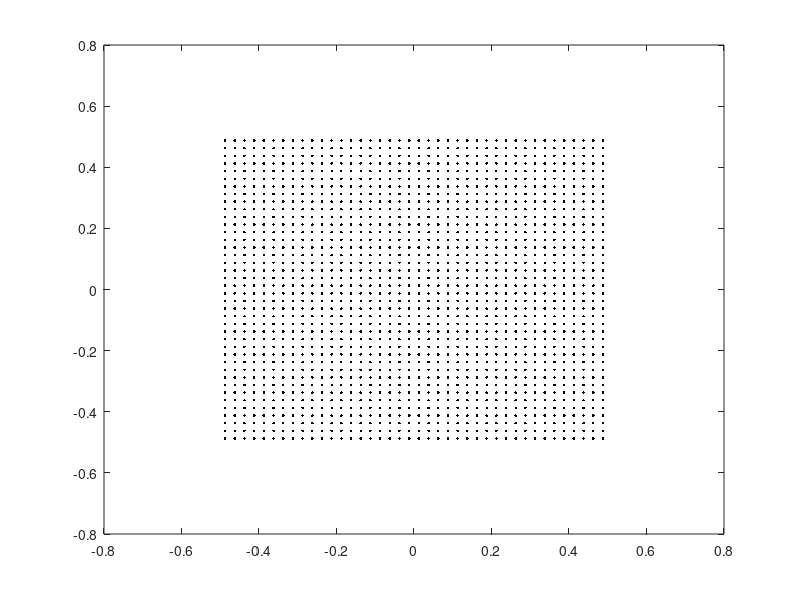

Here is the MATLAB script that generated this plot: (Note: this script raises an error after producing the figure.)
clc
clear all
close all
% Computation Time
% Vectorial
% Time Dependent
% Non Linear
% SOR/ Jacobi
% Residual
dominio_x = [-.5, .5];
dominio_y = [-.5, .5];
n_nodes_x = 40;
n_nodes_y = 40;

dx = (dominio_x(2) - dominio_x(1) ) / n_nodes_x;
dy = (dominio_y(2) - dominio_y(1) ) / n_nodes_y;

centro_x = (dominio_x(1)+dx/2) : dx : (dominio_x(2)-dx/2);
centro_y = (dominio_y(1)+dy/2) : dy : (dominio_y(2)-dy/2);

[x_nodes, y_nodes] = meshgrid(centro_x, centro_y);

plot(x_nodes, y_nodes, 'k.')

A = sparse(n_nodes_y*n_nodes_x, n_nodes_y*n_nodes_x);
B = sparse(n_nodes_y*n_nodes_x, 1);

%--------- Coeff de difusao ----------
cd = -1;
Vx = 100;
Vy = 100;

i = 1 ;% Vertical Counter
j = 1; % Horizontal counter


S_boundary_n = false;
N_boundary_n = false;
W_boundary_n = false;
E_boundary_n = false;

S_n = 0;
N_n = 0;
W_n = 0;
E_n = 0;

%Matrix Build
for k=1:n_nodes_y*n_nodes_x   
    % --- West Flux ---
    if j == 1 % Boundary
        %Diffusion
        A(k,k) = A(k,k) - 3.5*cd*(dy/dx);
        A(k,k+1) = A(k,k+1) + 0.5*cd*dy/dx;
        B(k) = B(k) - 3*cd*dy/dx*exact(centro_x(j)-(dx/2), centro_y(i));
        %Convection
        B(k) = B(k) + Vx*dy*exact(centro_x(j)-(dx/2), centro_y(i));     
    else % Center
        %Diffusion
        A(k,k) = A(k,k) - cd*(dy/dx);
        A(k,k-1) = A(k,k-1) + cd*(dy/dx);
        
        %Convection
        if Vx > 0
            if j==2
                A(k,k-1) = A(k,k-1) - 2*Vx*dy;
                B(k) = B(k) - 1*Vx*dy*exact(centro_x(j-1)-(dx/2), centro_y(i));
            else
                A(k,k-1)=A(k,k-1) - 3*(Vx*dy*0.5);
                A(k,k-2)=A(k,k-2) + 1*(Vx*dy*0.5);
            end
        else %vento negativo
            if j== n_nodes_x
                A(k,k) = A(k,k) - 2*Vx*dy;
                B(k) = B(k) - 1*Vx*dy*exact(centro_x(j)+ (dx/2), centro_y(i));
            else
                A(k,k)=A(k,k) - 3*(Vx*dy*0.5); 
                A(k,k+1)=A(k,k+1) + 1*(Vx*dy*0.5);
            end
        end
    end
    
    % --- East Flux ---
    if j == n_nodes_x % Boundary
        A(k,k)= A(k,k) - 3.5*cd*(dy/dx);
        A(k,k-1)= A(k,k-1) + 0.5*cd*(dy/dx);
        B(k)= B(k) - 3*cd*(dy/dx)*exact(centro_x(j)+(dx/2), centro_y(i));
        %Convection
        B(k) = B(k) - Vx*dy*exact(centro_x(j)+(dx/2), centro_y(i));
    else % Center
        %Diffusion
        A(k,k)= A(k,k) - cd*(dy/dx);
        A(k,k+1)= A(k,k+1) + cd*(dy/dx);   
        %Convection
        if Vx > 0
             if j==1
                A(k,k) = A(k,k) + 2*Vx*dy;
                B(k) = B(k) + 1*Vx*dy*exact(centro_x(j)-(dx/2), centro_y(i));
             else
                A(k,k)= A(k,k) + 3*(Vx*dy*0.5);
                A(k,k-1)= A(k,k-1) - 1*(Vx*dy*0.5);
             end
        else %vento negativo
            if j==n_nodes_x-1
                A(k,k+1)= A(k,k+1) + 2*(Vx*dy);
                B(k) = B(k) + 1*Vx*dy*exact(centro_x(j+1)+(dx/2), centro_y(i));
            else
                A(k,k+1)= A(k,k+1) + 3*(Vx*dy*0.5); 
                A(k,k+2)= A(k,k+2) - 1*(Vx*dy*0.5);
            end
        end
    end
    
    % --- South Flux ---
    if i == 1 % Boundary
        % Diffusion
        A(k,k)= A(k,k) - 3.5*cd*(dx/dy);
        A(k,k+n_nodes_x)= A(k,k+n_nodes_x) + 0.5*cd*(dx/dy);
        B(k)= B(k) - 3*cd*(dx/dy) * exact(centro_x(j), centro_y(i)-(dy/2));
        % Convection
        B(k) = B(k) + Vy*dx*exact(centro_x(j), centro_y(i)-(dy/2));
    else % Center
        % Diffusion
        A(k,k) = A(k,k) - cd*(dx/dy);
        A(k,k-n_nodes_x) = A(k,k-n_nodes_x) + cd*(dx/dy);
        % Convection
        if Vy > 0
            if i == 2 
                A(k,k-n_nodes_x) = A(k,k-n_nodes_x) - Vy*dx*2;
                B(k) = B(k) - Vy*dx*exact(centro_x(j), centro_y(i-1)-(dy/2));
            else
                A(k,k-n_nodes_x) = A(k,k-n_nodes_x) - 0.5*Vy*dx*3;
                A(k,k-2*n_nodes_x) = A(k,k-2*n_nodes_x) + 0.5*Vy*dx;  
            end
        else
            if i == n_nodes_y
                A(k,k) = A(k,k) - Vy*dx*2;
                B(k) = B(k) - Vy*dx*exact(centro_x(j), centro_y(i)+(dy/2));
            else 
                A(k,k) = A(k,k) - 0.5*Vy*dx*3;
                A(k,k+n_nodes_x) = A(k,k+n_nodes_x) + 0.5*Vy*dx;
            end 
        end
    end
    
    % --- North Flux ---
    if i == n_nodes_y % Boundary
        % Diffusion
        A(k,k) = A(k,k) - 3.5*cd*(dx/dy);
        A(k,k-n_nodes_x) = A(k,k-n_nodes_x) + 0.5*cd*dx/dy;
        B(k) = B(k) - 3*cd*(dx/dy)*exact(centro_x(j), centro_y(i)+(dy/2));
        % Convection
        B(k) = B(k) - Vy*dx*exact(centro_x(j), centro_y(i)+(dy/2));
    else % Center
        % Diffusion
        A(k,k) = A(k,k) - cd*(dx/dy);
        A(k,k+n_nodes_x) = A(k,k+n_nodes_x) + cd*(dx/dy);
        
        % Convection
        if Vy > 0
            if i == 1
                A(k,k) = A(k,k) + Vy*dx*2;
                B(k) = B(k) + Vy*dx*exact(centro_x(j), centro_y(i)-(dy/2));
            else 
                A(k,k) = A(k,k) + 0.5*Vy*dx*3;
                A(k,k-n_nodes_x) = A(k,k-n_nodes_x) - 0.5*Vy*dx;
            end
        else
            if i == n_nodes_y-1
                A(k,k+n_nodes_x) = A(k,k+n_nodes_x) + Vy*dx*2;
                B(k) = B(k) + Vy*dx*exact(centro_x(j), centro_y(i+1)+(dy/2));
            else
                A(k,k+n_nodes_x) = A(k,k+n_nodes_x) + 0.5*Vy*dx*3;
                A(k,k+2*n_nodes_x) = A(k,k+2*n_nodes_x) - 0.5*Vy*dx;
            end
        end
    end
    
    
    % --- Source---
    B(k) = B(k) + source(centro_x(j), centro_y(i))*dx*dy;
    
    if j == n_nodes_x % Right Boundary
        j = 1;
        i = i+1;
    else
        j = j+1;
    end
end


SOR = false;
if SOR
    w = 1.5;
    n_iter_limit = 20;
    n_iter = 1;
    u_old = zeros(n_nodes_x*n_nodes_y,1);
    residual = 1;
    while residual >= 1e-4
       Low = -tril(A,-1);
       Up = -triu(A,1);
       D = diag(diag(A));
       u = zeros(n_nodes_x*n_nodes_y,1);
       for i=1:n_nodes_x*n_nodes_y
           u(i) = D(i,i)^-1 * ( Low(i,:)*u + Up(i,:)*u_old + B(i));
           u(i) = u_old(i) + w*(u(i)-u_old(i));      
       end
       residual = sum((u-u_old).^2)^0.5;
       u_old = u;
       
       display = ['Iteration: ', num2str(n_iter)];
       disp(display)
       display = ['Residual: ', num2str(residual)];
       disp(display)
	
        if n_iter >= n_iter_limit
            break
        end
        n_iter = n_iter + 1;   
    end
    U = u;
else
    U = A\B;
end

U = vec2mat(U,n_nodes_x);

h = pcolor(x_nodes, y_nodes, U);
%set(h, 'EdgeColor', 'none');
colorbar;

U_exact = arrayfun(@(u,v) exact(u,v), x_nodes, y_nodes);

figure
Error = abs((U_exact - U));
h = pcolor(x_nodes, y_nodes, Error);
%set(h, 'EdgeColor', 'none');
colorbar;

max(max(Error))
%fprintf('lol')
